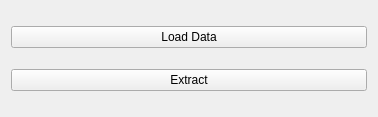
<?xml version="1.0" encoding="UTF-8"?>
<ui version="4.0">
 <class>Form</class>
 <widget class="QWidget" name="Form">
  <property name="geometry">
   <rect>
    <x>0</x>
    <y>0</y>
    <width>378</width>
    <height>117</height>
   </rect>
  </property>
  <property name="windowTitle">
   <string>Form</string>
  </property>
  <layout class="QVBoxLayout" name="verticalLayout_2">
   <item>
    <layout class="QVBoxLayout" name="verticalLayout">
     <item>
      <spacer name="verticalSpacer">
       <property name="orientation">
        <enum>Qt::Vertical</enum>
       </property>
       <property name="sizeHint" stdset="0">
        <size>
         <width>20</width>
         <height>40</height>
        </size>
       </property>
      </spacer>
     </item>
     <item>
      <widget class="QPushButton" name="loadDataPushButton">
       <property name="text">
        <string>Load Data</string>
       </property>
      </widget>
     </item>
     <item>
      <spacer name="verticalSpacer_2">
       <property name="orientation">
        <enum>Qt::Vertical</enum>
       </property>
       <property name="sizeHint" stdset="0">
        <size>
         <width>20</width>
         <height>40</height>
        </size>
       </property>
      </spacer>
     </item>
     <item>
      <widget class="QPushButton" name="extractPushButton">
       <property name="text">
        <string>Extract</string>
       </property>
      </widget>
     </item>
     <item>
      <spacer name="verticalSpacer_3">
       <property name="orientation">
        <enum>Qt::Vertical</enum>
       </property>
       <property name="sizeHint" stdset="0">
        <size>
         <width>20</width>
         <height>40</height>
        </size>
       </property>
      </spacer>
     </item>
    </layout>
   </item>
  </layout>
 </widget>
 <resources/>
 <connections/>
</ui>
